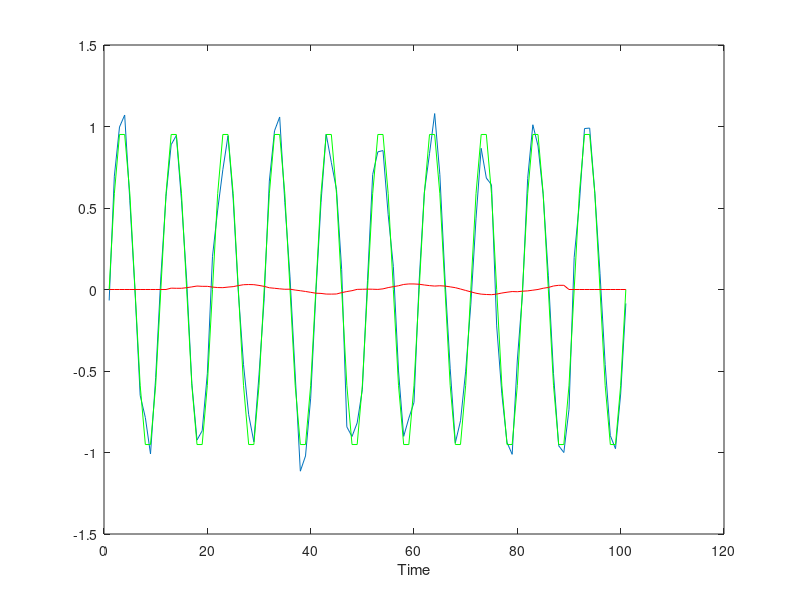
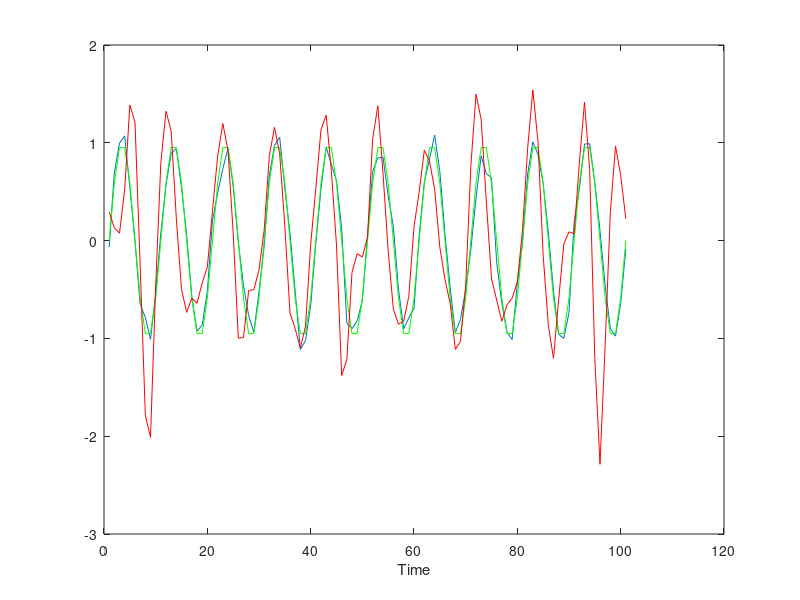
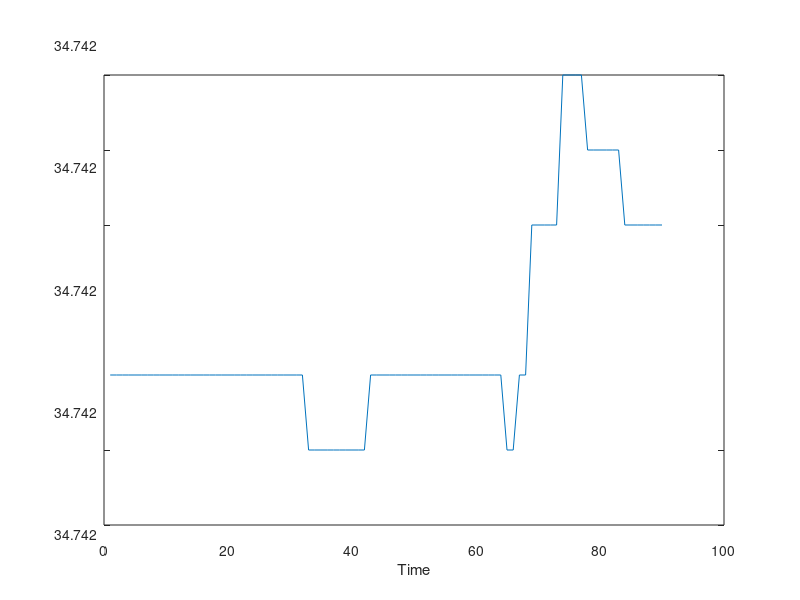
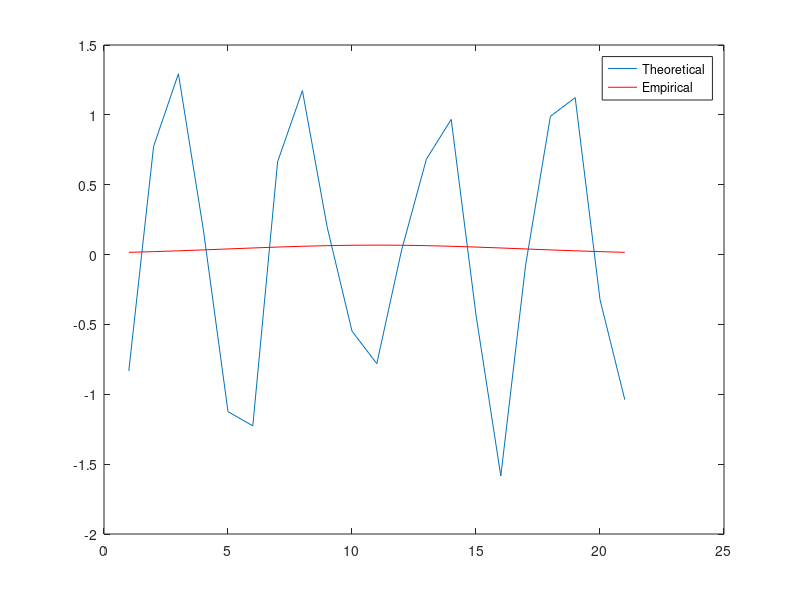

MATLAB code for these plots, in order:
%% Test script to see if we can do adaptive filtering with gaussian filter
% solving for optimal sigma every time
% signal will be sinusoid, noise will be IID AWGN
% Neal Wadhwa, February 2014

clear;
close all;

N = 1e2;
P = 20;
n = 0:N;
sigman = 0.1;

d = sin(2*pi/10*n);
v = sigman*randn(size(d));
x = d + v;


q = 10;
p = 2*q + 1;

sigma2(q+3) = 16;
n = q + 3;
w = exp(-(-q:q).^2./(2*sigma2(n))).*1/sqrt(2*pi*sigma2(n));

% solve for initial sigma2
wspice = @(sss) exp(-(-q:q).^2./(2*sss)).*1/sqrt(2*pi*sss);
xT = x(n+q:-1:n-q);  
espice = @(sss) convn(x(n-q:n+q), wspice(sss),'valid')-x(n+q+1);
wDspice = @(sss) wspice(sss).*((-q:q).^2./(2*sss^2)-1/(2*sss));
obj_func_spice = @(sss) -espice(sss).*sum(xT.*wDspice(sss));
numTries = 50;
fVal = Inf;
%{
sss = 16;
interval = [0 10];
for k = 1:numTries
    init = rand()*(interval(2)-interval(1))+interval(1);
    [out_x, tempVal] = fminunc(obj_func_spice, init);    
    if (tempVal < fVal)
        sss = out_x;
    end
    [out_x, tempVal] = fminbnd(obj_func_spice, interval(1), interval(2));
    
    if (tempVal < fVal)
        sss = out_x;
    end
end
%}
sss = fzero(obj_func_spice,1);
sigma2(1:q+3) = sss;

w = exp(-(-q:q).^2./(2*sigma2(n))).*1/sqrt(2*pi*sigma2(n));
y = zeros(size(d));
mu = 10;
for n = q+3:N-q-1
   y(n) = convn(x(n-q:n+q), w, 'valid');
   e(n) = y(n)-x(n+q+1);
   
   xT = x(n+q:-1:n-q);   
   wD = w.*((-q:q).^2./(2*sigma2(n)^2)-1/(2*sigma2(n)));
   
   change = (e(n) * sum(wD.*xT));
   
   
   change = min(mu*change.^2,sigma2(n)).*sign(change);
   
   sigma2(n+1) = sigma2(n) - change;
   
    w = exp(-(-q:q).^2./(2*sigma2(n))).*1/sqrt(2*pi*sigma2(n));
    
end
%% Solve Weiner-Hopf equations
A  = xcorr(x,x);
A = A(1:N+1);
weights = [1:N+1];
A = A./weights;
A = fliplr(A);
M = p;
[XX, YY] = meshgrid(0:M-1, 0:M-1);
idx = abs(XX-YY)+1;
R = A(idx);


B = xcorr(d,x);
B = B(1:N+1);
B = B./weights;
B = fliplr(B);
idx = [ 1:p] + 1;
rdx =  B(idx)';
w_weiner = R\rdx; % What w should converge to
y_weiner = conv(x, w_weiner, 'same');


%% Plot
figure('Position', [1 1 640 480]);
plot(x)
hold on;
plot(d, 'g');
plot(y,'r');
xlabel('Time');

figure('Position', [1280 1 640 480]);
plot(x)
hold on;
plot(d, 'g');
plot(y_weiner,'r');
xlabel('Time');


figure('Position', [ 1 480 640 480]);
plot(sigma2)
xlabel('Time');

figure('Position', [ 640 480 640 480]);
plot(w_weiner); hold on;
plot(w(end,:),'r');
legend({'Theoretical', 'Empirical'}, 'Location', 'Best');

figure('Position', [ 640 1 640 480]);
plot(abs(fft(w_weiner,1e3))); hold on;
plot(abs(fft(w(end,:),1e3)),'r');
legend({'Theoretical', 'Empirical'},'Location', 'Best');

figure('Position', [1280 480 640 480]);
plot(abs(fft(w,1e3)))
hold on;
T = abs(fft(d,1e3));
T = T./max(T);
plot(T, 'g');
xlabel('Frequency');
